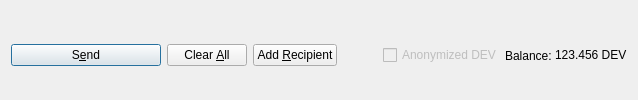
         <widget class="QFrame" name="frame_Send">
          <layout class="QHBoxLayout" name="horizontalLayout">
           <property name="bottomMargin">
            <number>0</number>
           </property>
           <item>
            <widget class="QPushButton" name="sendButton">
             <property name="minimumSize">
              <size>
               <width>150</width>
               <height>0</height>
              </size>
             </property>
             <property name="toolTip">
              <string>Confirm the send action</string>
             </property>
             <property name="text">
              <string>S&amp;end</string>
             </property>
             <property name="icon">
              <iconset resource="../astron.qrc">
               <normaloff>:/icons/send</normaloff>:/icons/send</iconset>
             </property>
             <property name="autoDefault">
              <bool>false</bool>
             </property>
             <property name="default">
              <bool>true</bool>
             </property>
            </widget>
           </item>
           <item>
            <widget class="QPushButton" name="clearButton">
             <property name="sizePolicy">
              <sizepolicy hsizetype="Minimum" vsizetype="Fixed">
               <horstretch>0</horstretch>
               <verstretch>0</verstretch>
              </sizepolicy>
             </property>
             <property name="toolTip">
              <string>Clear all fields of the form.</string>
             </property>
             <property name="text">
              <string>Clear &amp;All</string>
             </property>
             <property name="icon">
              <iconset resource="../astron.qrc">
               <normaloff>:/icons/remove</normaloff>:/icons/remove</iconset>
             </property>
             <property name="autoDefault">
              <bool>false</bool>
             </property>
            </widget>
           </item>
           <item>
            <widget class="QPushButton" name="addButton">
             <property name="toolTip">
              <string>Send to multiple recipients at once</string>
             </property>
             <property name="text">
              <string>Add &amp;Recipient</string>
             </property>
             <property name="icon">
              <iconset resource="../astron.qrc">
               <normaloff>:/icons/add</normaloff>:/icons/add</iconset>
             </property>
             <property name="autoDefault">
              <bool>false</bool>
             </property>
            </widget>
           </item>
           <item>
            <spacer name="horizontalSpacer">
             <property name="orientation">
              <enum>Qt::Horizontal</enum>
             </property>
             <property name="sizeHint" stdset="0">
              <size>
               <width>40</width>
               <height>20</height>
              </size>
             </property>
            </spacer>
           </item>
           <item>
            <layout class="QHBoxLayout" name="horizontalLayout_2">
             <property name="spacing">
              <number>3</number>
             </property>
             <item>
              <widget class="QCheckBox" name="checkzDEV">
               <property name="enabled">
                <bool>false</bool>
               </property>
               <property name="text">
                <string>Anonymized DEV</string>
               </property>
              </widget>
             </item>
             <item>
              <widget class="QLabel" name="label">
               <property name="text">
                <string>Balance:</string>
               </property>
              </widget>
             </item>
             <item>
              <widget class="QLabel" name="labelBalance">
               <property name="sizePolicy">
                <sizepolicy hsizetype="Preferred" vsizetype="Fixed">
                 <horstretch>0</horstretch>
                 <verstretch>0</verstretch>
                </sizepolicy>
               </property>
               <property name="cursor">
                <cursorShape>IBeamCursor</cursorShape>
               </property>
               <property name="text">
                <string notr="true">123.456 DEV</string>
               </property>
               <property name="textInteractionFlags">
                <set>Qt::LinksAccessibleByMouse|Qt::TextSelectableByKeyboard|Qt::TextSelectableByMouse</set>
               </property>
              </widget>
             </item>
            </layout>
           </item>
          </layout>
         </widget>
